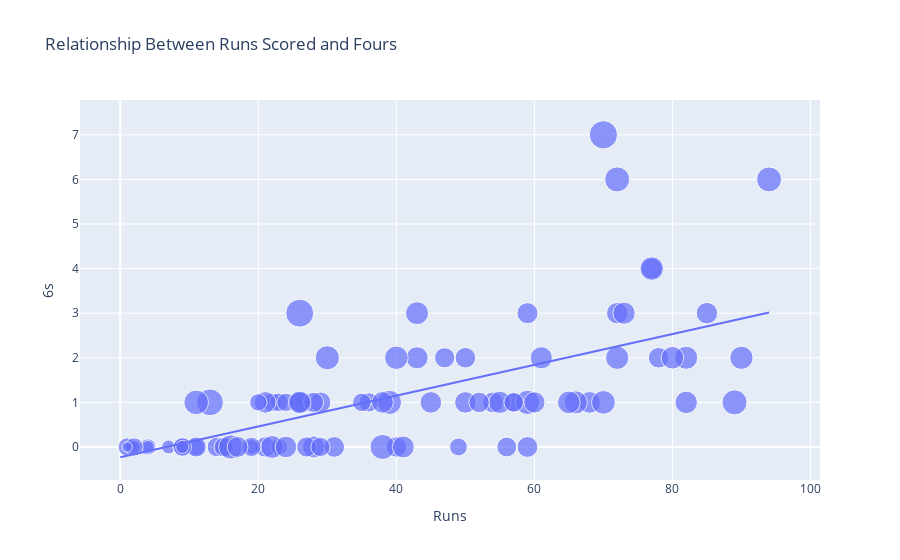

Here is the notebook cell this chart was saved with:
### Code cell
figure = px.scatter(data_frame = df1, x="Runs",
                    y="6s", size="SR", trendline="ols", 
                    title="Relationship Between Runs Scored and Fours")
figure.show()

### Figure 1 — Plotly figure (JSON) as saved in the notebook; plotly's stock layout.template omitted (floating-point values rounded to 4 significant figures)
{"data": [{"hovertemplate": "Runs=%{x}<br>6s=%{y}<br>SR=%{marker.size}<extra></extra>", "legendgroup": "", "marker": {"color": "#636efa", "size": [123.8, 147.4, 116.7, 80, 93.75, 104.8, 129.2, 141.7, 170.7, 128.2, 125, 115.4, 127.9, 33.33, 123.5, 190, 81.81, 122.7, 131.8, 112.5, 131.7, 114, 104.5, 163.6, 132.8, 161.0, 159.2, 100, 163.6, 178.8, 138.9, 58.33, 96.07, 119.1, 146.4, 85.18, 148.6, 100, 160.8, 189.4, 177.8, 111.5, 140, 50, 177.3, 151.8, 157.1, 0, 236.4, 154.8, 216.7, 130, 20, 0, 112.5, 90.9, 123.7, 148.3, 50, 148.8, 141.2, 189.5, 65.51, 121.7, 131.1, 138.5, 60, 188, 111.8, 241.4, 176.5, 152.9, 140.6, 91.66, 140.7, 122.2, 100, 166.7, 139.3, 0, 149.0, 167.4, 20, 153.8, 116.3, 52.94, 100, 130.8, 126.8, 33.33, 183.3, 102.9, 134.1, 136.4], "sizemode": "area", "sizeref": 0.6034, "symbol": "circle"}, "mode": "markers", "name": "", "orientation": "v", "showlegend": false, "type": "scatter", "x": [26, 28, 14, 4, 15, 22, 31, 68, 70, 50, 40, 15, 78, 2, 21, 38, 9, 27, 29, 36, 54, 57, 23, 72, 77, 66, 43, 1, 90, 59, 50, 7, 49, 56, 41, 23, 55, 24, 82, 89, 16, 29, 21, 2, 39, 82, 22, 0, 26, 65, 13, 26, 1, 0, 9, 20, 47, 43, 4, 61, 24, 72, 19, 28, 59, 72, 9, 94, 19, 70, 30, 26, 45, 11, 38, 11, 9, 40, 85, 0, 73, 77, 1, 80, 57, 9, 2, 17, 52, 1, 11, 35, 59, 60], "xaxis": "x", "y": [1, 0, 0, 0, 0, 1, 0, 1, 1, 2, 0, 0, 2, 0, 0, 0, 0, 0, 1, 1, 1, 1, 1, 2, 4, 1, 3, 0, 2, 1, 1, 0, 0, 0, 0, 0, 1, 1, 2, 1, 0, 0, 1, 0, 1, 1, 0, 0, 3, 1, 1, 1, 0, 0, 0, 1, 2, 2, 0, 2, 0, 6, 0, 1, 0, 3, 0, 6, 0, 7, 2, 1, 1, 0, 1, 0, 0, 2, 3, 0, 3, 4, 0, 2, 1, 0, 0, 0, 1, 0, 1, 1, 3, 1], "yaxis": "y"}, {"hovertemplate": "<b>OLS trendline</b><br>6s = 0.034541 * Runs + -0.229585<br>R<sup>2</sup>=0.433839<br><br>Runs=%{x}<br>6s=%{y} <b>(trend)</b><extra></extra>", "legendgroup": "", "marker": {"color": "#636efa", "symbol": "circle"}, "mode": "lines", "name": "", "showlegend": false, "type": "scatter", "x": [0, 0, 0, 1, 1, 1, 1, 2, 2, 2, 4, 4, 7, 9, 9, 9, 9, 9, 11, 11, 11, 13, 14, 15, 15, 16, 17, 19, 19, 20, 21, 21, 22, 22, 23, 23, 24, 24, 26, 26, 26, 26, 27, 28, 28, 29, 29, 30, 31, 35, 36, 38, 38, 39, 40, 40, 41, 43, 43, 45, 47, 49, 50, 50, 52, 54, 55, 56, 57, 57, 59, 59, 59, 60, 61, 65, 66, 68, 70, 70, 72, 72, 72, 73, 77, 77, 78, 80, 82, 82, 85, 89, 90, 94], "xaxis": "x", "y": [-0.2296, -0.2296, -0.2296, -0.195, -0.195, -0.195, -0.195, -0.1605, -0.1605, -0.1605, -0.09142, -0.09142, 0.0122, 0.08128, 0.08128, 0.08128, 0.08128, 0.08128, 0.1504, 0.1504, 0.1504, 0.2194, 0.254, 0.2885, 0.2885, 0.3231, 0.3576, 0.4267, 0.4267, 0.4612, 0.4958, 0.4958, 0.5303, 0.5303, 0.5649, 0.5649, 0.5994, 0.5994, 0.6685, 0.6685, 0.6685, 0.6685, 0.703, 0.7376, 0.7376, 0.7721, 0.7721, 0.8066, 0.8412, 0.9794, 1.014, 1.083, 1.083, 1.118, 1.152, 1.152, 1.187, 1.256, 1.256, 1.325, 1.394, 1.463, 1.497, 1.497, 1.567, 1.636, 1.67, 1.705, 1.739, 1.739, 1.808, 1.808, 1.808, 1.843, 1.877, 2.016, 2.05, 2.119, 2.188, 2.188, 2.257, 2.257, 2.257, 2.292, 2.43, 2.43, 2.465, 2.534, 2.603, 2.603, 2.706, 2.845, 2.879, 3.017], "yaxis": "y"}], "layout": {"legend": {"itemsizing": "constant", "tracegroupgap": 0}, "title": {"text": "Relationship Between Runs Scored and Fours"}, "xaxis": {"anchor": "y", "domain": [0, 1], "title": {"text": "Runs"}}, "yaxis": {"anchor": "x", "domain": [0, 1], "title": {"text": "6s"}}}}
